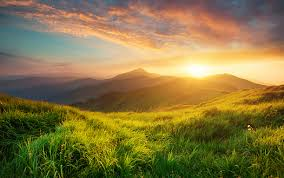
#> input picture img1.jpeg, 284 x 178 px, given in place of the camera
$ python lesson9.py
#> lines starting #> are read from the running program, lines starting #| are printed output that depends on the picture; after the words box and inside, x2 and y2 are one past the last pixel; in counts of white or black regions, pixels touching at a corner belong together
import cv2
import numpy as np

cap = cv2.VideoCapture(1)

while True:
    _, frame = cap.read()
#> frame is the input picture: shape (178, 284, 3); mean B, G, R 66.5, 117.9, 134.9
    hsv = cv2.cvtColor(frame,cv2.COLOR_BGR2HSV)
#> hsv: shape (178, 284, 3); mean H, S, V 37.7, 148.9, 141.6
    lower_red = np.array([0,100,100])
    upper_red = np.array([10,255,255])

    mask = cv2.inRange(hsv,lower_red,upper_red)
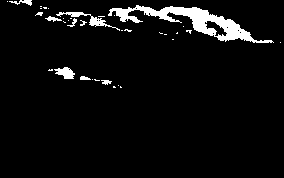
#> mask: shape (178, 284); 4.9% white; 36 white regions (27 under 20 px), largest, box (x1, y1, x2, y2) and area: (108, 5, 274, 43) 1757, (56, 12, 120, 31) 235, (54, 67, 75, 79) 154
    res = cv2.bitwise_and(frame,frame, mask = mask)
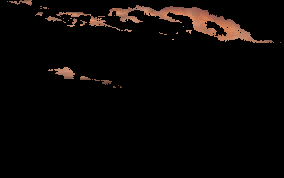
#> res: shape (178, 284, 3); mean B, G, R 4.7, 5.9, 8.9

    kernel = np.ones((5,5),np.uint8)
    erosion = cv2.erode(mask,kernel,iterations = 1)
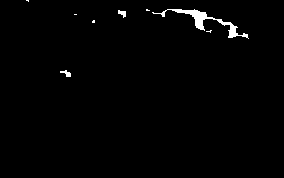
#> erosion: shape (178, 284); 1.2% white; 8 white regions (5 under 20 px), largest, box (x1, y1, x2, y2) and area: (152, 9, 249, 39) 495, (60, 70, 71, 77) 40, (118, 10, 126, 18) 38
    dilation = cv2.dilate(mask,kernel,iterations = 1)
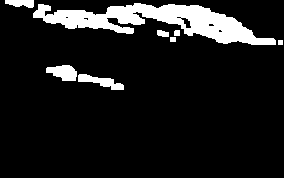
#> dilation: shape (178, 284); 10.7% white; 8 white regions, largest, box (x1, y1, x2, y2) and area: (33, 3, 276, 45) 4380, (46, 65, 77, 81) 348, (78, 74, 124, 90) 341

    opening = cv2.morphologyEx(mask,cv2.MORPH_OPEN, kernel)
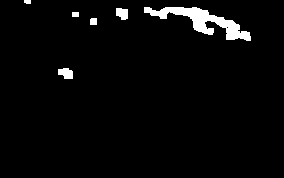
#> opening: shape (178, 284); 3.2% white; 6 white regions, box (x1, y1, x2, y2) and area: (144, 7, 251, 41) 1239, (58, 68, 73, 79) 128, (116, 8, 128, 20) 118, (90, 18, 97, 25) 48, (72, 12, 79, 17) 35, (24, 0, 31, 4) 26
    closing = cv2.morphologyEx(mask,cv2.MORPH_CLOSE, kernel)
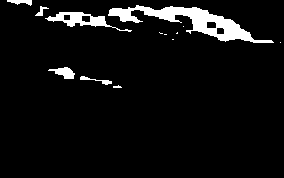
#> closing: shape (178, 284); 5.8% white; 13 white regions (7 under 20 px), largest, box (x1, y1, x2, y2) and area: (108, 5, 274, 43) 1949, (45, 12, 132, 32) 546, (48, 67, 75, 79) 176, (7, 0, 32, 6) 88, (80, 76, 112, 85) 85, (35, 6, 49, 16) 53
    #erosion- if there are identical colors they move on
    #dilation does the opposite

    cv2.imshow('frame',frame)

    #cv2.imshow('result',res)

    cv2.imshow('opening',opening)
    cv2.imshow('closing',closing)


    k = cv2.waitKey(5) & 0xFF
#> (key Esc is pressed here)
    if k==27:
        break

cv2.destroyAllWindows()
cap.release()

$ run again, on down.jpeg
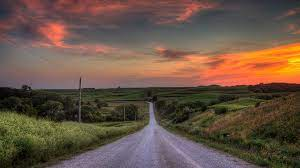
#> input picture down.jpeg, 300 x 168 px, given in place of the camera
#> frame is the input picture: shape (168, 300, 3); mean B, G, R 69.8, 84.4, 105.9
#> hsv: shape (168, 300, 3); mean H, S, V 51.6, 91.6, 108
#> `mask = cv2.inRange(hsv,lower_red,upper_red)`:
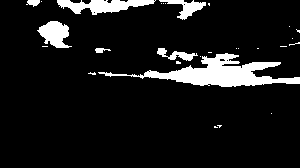
#> mask: shape (168, 300); 9.4% white; 28 white regions (21 under 20 px), largest, box (x1, y1, x2, y2) and area: (98, 53, 300, 87) 2534, (57, 0, 156, 15) 832, (37, 21, 72, 48) 578
#> erosion: shape (168, 300); 4.4% white; 14 white regions (5 under 20 px), largest, box (x1, y1, x2, y2) and area: (147, 59, 273, 85) 1278, (41, 23, 66, 46) 319, (91, 0, 127, 11) 243
#> dilation: shape (168, 300); 15.8% white; 12 white regions, largest, box (x1, y1, x2, y2) and area: (86, 46, 300, 89) 4476, (55, 0, 212, 22) 1870, (35, 19, 74, 50) 917
#> opening: shape (168, 300); 8.2% white; 12 white regions, largest, box (x1, y1, x2, y2) and area: (145, 54, 275, 87) 2136, (89, 0, 154, 13) 568, (39, 21, 68, 48) 535
#> `closing = cv2.morphologyEx(mask,cv2.MORPH_CLOSE, kernel)`:
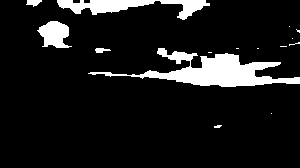
#> closing: shape (168, 300); 10.2% white; 15 white regions (10 under 20 px), largest, box (x1, y1, x2, y2) and area: (88, 48, 300, 87) 3000, (57, 0, 210, 20) 1322, (37, 21, 72, 48) 613, (26, 0, 42, 7) 72, (95, 48, 111, 53) 53
